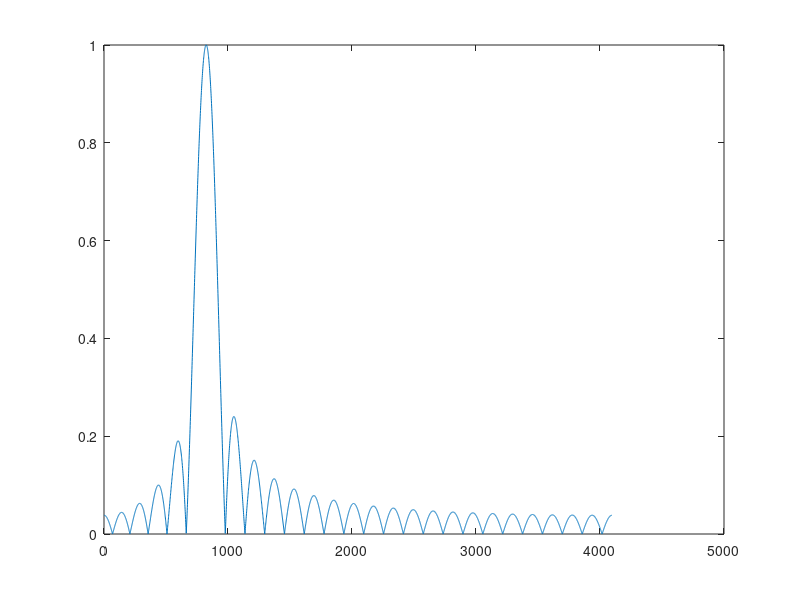

Write MATLAB code to recreate this figure.
%% task 172
clear;
clc;

% Values for Filter
L = 50;
N = 4096;
a = 1;
wn = a;
b = zeros(1,L);
omegaC = 0.2*pi;

% Calculating b with beta being zero
j = 1;
for i = 0:L
        b(j) = cos(omegaC * i)*wn;

        j = j + 1;
end

% Calc Frequency Responce
[H, W] = freqz(b, a, N);

% Find Beta that equals magnitude responce of 1 by dividing 1 by max
% magnitude
beta = 1 / max(abs(H));

% ReCalc Frequency Responce
[H, W] = freqz(beta.*b, a, N);

% Plot Responce
plot(abs(H));

% Find range that is above 1/sqrt(2)
result = find(abs(H) > (1/sqrt(2)));

% Get the first and last Normalised Frequency
ftOmeg = W(result(1));
ltOmeg = W(result(size(result,1)));

ftOmeg - ltOmeg;

ftf = ftOmeg * (8000 / (2*pi));
ltf = ltOmeg * (8000 / (2*pi));

bandwidth = ltf - ftf;



